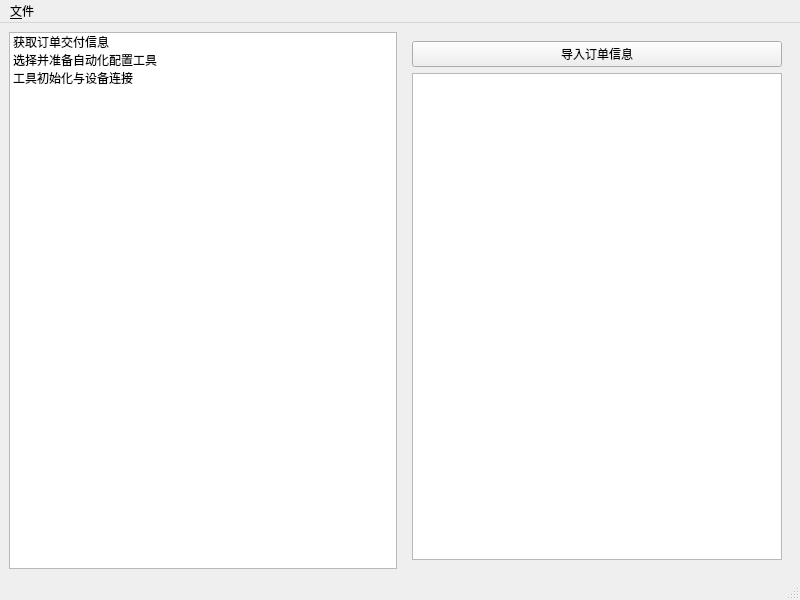
<?xml version="1.0" encoding="UTF-8"?>
<ui version="4.0">
 <class>MainWindow</class>
 <widget class="QMainWindow" name="MainWindow">
  <property name="geometry">
   <rect>
    <x>0</x>
    <y>0</y>
    <width>800</width>
    <height>600</height>
   </rect>
  </property>
  <property name="windowTitle">
   <string>面板预调试工具</string>
  </property>
  <widget class="QWidget" name="centralwidget">
   <layout class="QHBoxLayout" name="horizontalLayout">
    <item>
     <widget class="QListWidget" name="sidebar_list">
      <item>
       <property name="text">
        <string>获取订单交付信息</string>
       </property>
      </item>
      <item>
       <property name="text">
        <string>选择并准备自动化配置工具</string>
       </property>
      </item>
      <item>
       <property name="text">
        <string>工具初始化与设备连接</string>
       </property>
      </item>
     </widget>
    </item>
    <item>
     <widget class="QStackedWidget" name="stacked_widget">
      <widget class="QWidget" name="page_1">
       <layout class="QVBoxLayout" name="verticalLayout_1">
        <item>
         <widget class="QPushButton" name="import_button">
          <property name="text">
           <string>导入订单信息</string>
          </property>
         </widget>
        </item>
        <item>
         <widget class="QTableWidget" name="tableWidget"/>
        </item>
       </layout>
      </widget>
      <widget class="QWidget" name="page_2">
       <layout class="QVBoxLayout" name="verticalLayout_2">
        <item>
         <widget class="QLabel" name="label_2">
          <property name="text">
           <string>选择自动化配置工具</string>
          </property>
         </widget>
        </item>
       </layout>
      </widget>
      <widget class="QWidget" name="page_3">
       <layout class="QVBoxLayout" name="verticalLayout_3">
        <item>
         <widget class="QLabel" name="label_3">
          <property name="text">
           <string>工具初始化与设备连接</string>
          </property>
         </widget>
        </item>
       </layout>
      </widget>
     </widget>
    </item>
   </layout>
  </widget>
  <widget class="QMenuBar" name="menubar">
   <property name="geometry">
    <rect>
     <x>0</x>
     <y>0</y>
     <width>800</width>
     <height>26</height>
    </rect>
   </property>
   <widget class="QMenu" name="menuFile">
    <property name="title">
     <string>&amp;文件</string>
    </property>
    <addaction name="actionExit"/>
   </widget>
   <addaction name="menuFile"/>
  </widget>
  <widget class="QStatusBar" name="statusbar"/>
  <action name="actionExit">
   <property name="text">
    <string>&amp;退出</string>
   </property>
  </action>
 </widget>
 <resources/>
 <connections/>
</ui>
